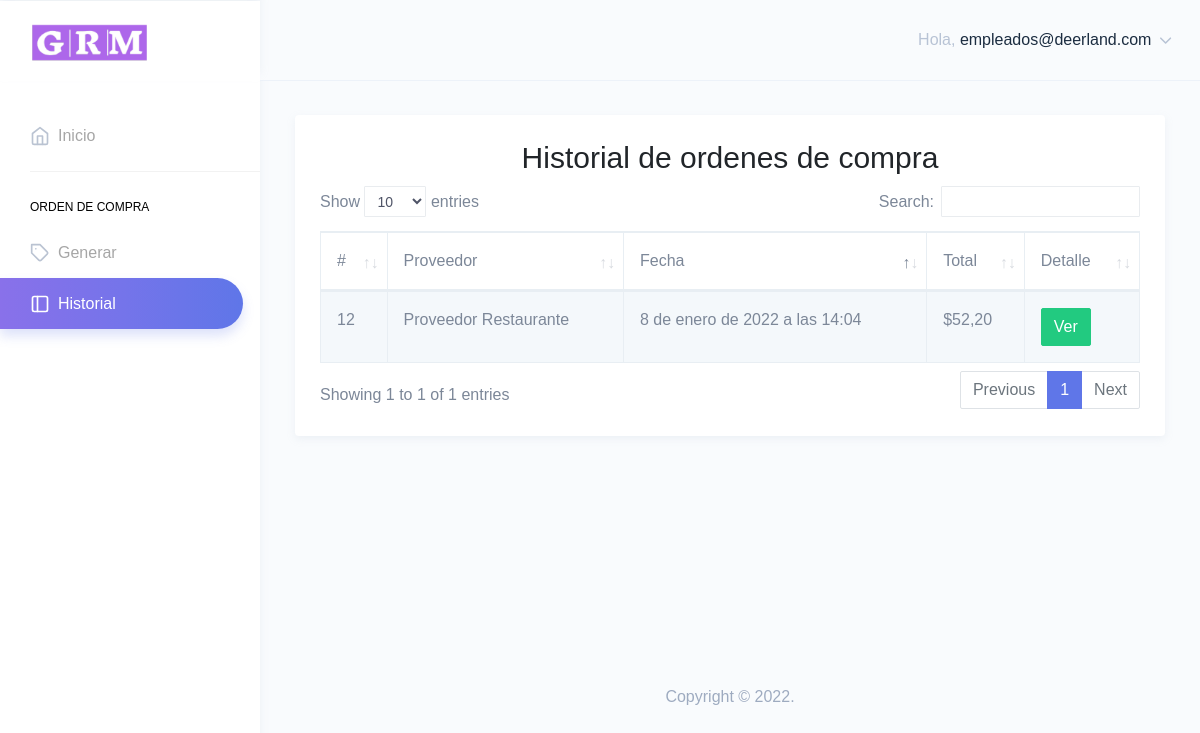
The app's page /historial-orden (signed in) with its own data.
### core/models.py (models this page shows, shortened)
class Orden(models.Model):
    idOrden = models.AutoField(primary_key=True)
    subtotal = models.FloatField(verbose_name = "Subtotal", default=0)
    total = models.FloatField(verbose_name = "Total", default=0)
    iva = models.FloatField(verbose_name = "IVA", default=0)
    fecha = models.DateTimeField(auto_now_add=True, verbose_name = "Fecha de orden")
    condiciones = models.CharField(max_length=250, verbose_name = "Condiciones")
    idDepartamento = models.ForeignKey(Departamento, on_delete = models.CASCADE, related_name='ordenes')
    estatus = models.CharField(max_length=50, verbose_name = "Estatus")
    observacion = models.CharField(max_length = 200, verbose_name = "Observaciones")
    firma = models.CharField(max_length = 50, verbose_name = "Firma")
    idSolicitud = models.PositiveIntegerField(default= 0, verbose_name = "Solicitud")
    idProveedor = models.ForeignKey("core.Proveedor", on_delete = models.CASCADE, related_name='ordenes')
    class Meta:
        verbose_name = 'Orden'
        verbose_name_plural = 'Ordenes'

class Proveedor(models.Model):
    idProveedor = models.AutoField(primary_key=True)
    nombre = models.CharField(max_length=250, verbose_name = "Nombre Proveedor")
    correo = models.CharField(max_length=250, verbose_name = "Correo")
    telefono = models.CharField(max_length=10, verbose_name = "Telefono")
    class Meta:
        verbose_name = 'Proveedor'
        verbose_name_plural = 'Proveedores'

### core/views.py (the view)
# urls.py: path('historial-orden', views.historial_orden, name="historial_orden"),
@login_required(login_url='login')
def historial_orden(request):
    ordenes = Orden.objects.filter(idDepartamento=request.user.departamento);
    context = {'ordenes':ordenes}
    return render(request, 'core/historial.html', context)

### core/templates/core/historial.html (shortened to what this page needs)
{% extends 'core/base.html' %}
{% load static %}
{% block content %}
<div class="row">
    <div class="col-12">
        <div class="card">
            <div class="card-body">
                <h2 class="card-title text-center">Historial de ordenes de compra</h2>
                <div class="table-responsive">
                    <table id="zero_config" class="table table-striped table-bordered no-wrap">
                        <thead>
                            <tr>
                                <th>#</th>
                                <th>Proveedor</th>
                                <th>Fecha</th>
                                <th>Total</th>
                                <th>Detalle</th>
                            </tr>
                        </thead>
                        <tbody>
                            {% for orden in ordenes %}
                            <tr>
                                <td>{{ orden.idOrden }}</td>
                                <td>{{ orden.idProveedor.nombre }}</td>
                                <td>{{ orden.fecha }}</td>
                                <td>${{ orden.total |floatformat:-2 }}</td>
                                <td>
                                    <a href="{% url 'detalle_orden' orden.pk %}" class=" btn waves-effect
                                            waves-light btn-success">Ver</a>
                                </td>
                            </tr>
                            {% endfor s%}
                        </tbody>
                    </table>
                </div>
            </div>
        </div>
    </div>
</div>
{% endblock %}

### core/templates/core/base.html (shortened to what this page needs)
<!DOCTYPE html>
<html dir="ltr" lang="en">
<head>
    {% load static %}
    <link href="{% static 'core/assets/extra-libs/c3/c3.min.css' %}" rel="stylesheet">
    <link href="{% static 'core/assets/libs/chartist/dist/chartist.min.css' %}" rel="stylesheet">
    <link href="{% static 'core/assets/extra-libs/jvector/jquery-jvectormap-2.0.2.css' %}" rel="stylesheet" />
    <link href="{% static 'core/dist/css/style.min.css' %}" rel="stylesheet">
    <link href="https://cdn.jsdelivr.net/npm/select2@4.1.0-rc.0/dist/css/select2.min.css" rel="stylesheet" />
    <link href="https://cdn.jsdelivr.net/npm/select2@4.1.0-rc.0/dist/css/select2.min.css" rel="stylesheet" />
    <link rel="stylesheet"
        href="https://cdn.jsdelivr.net/npm/@ttskch/select2-bootstrap4-theme@x.x.x/dist/select2-bootstrap4.min.css">
    <link href="{% static 'core/assets/extra-libs/datatables.net-bs4/css/dataTables.bootstrap4.css' %} "
        rel="stylesheet">
</head>
<body>
    <div id="main-wrapper" data-theme="light" data-layout="vertical" data-navbarbg="skin6" data-sidebartype="full"
        data-sidebar-position="fixed" data-header-position="fixed" data-boxed-layout="full">
        <header class="topbar" data-navbarbg="skin6">
            <nav class="navbar top-navbar navbar-expand-md">
                <div class="navbar-header" data-logobg="skin6">
                    <div class="navbar-brand">
                        <a href=" {% url 'admindashboard' %}">
                            <b class="logo-icon">
                                <img src="{% static 'core/assets/images/logoproveedores.png' %}" alt="homepage"
                                    class="dark-logo" style="width: 10vw;" />
                            </b>
                        </a>
                    </div>
                </div>
                <div class="navbar-collapse collapse" id="navbarSupportedContent">
                    <ul class="navbar-nav float-right">
                        <li class="nav-item dropdown">
                            <a class="nav-link dropdown-toggle" href="javascript:void(0)" data-toggle="dropdown"
                                aria-haspopup="true" aria-expanded="false">
                                <span class="ml-2 d-none d-lg-inline-block"><span>Hola,</span> <span
                                        class="text-dark">{{request.user}}</span> <i data-feather="chevron-down"
                                        class="svg-icon"></i></span>
                            </a>
                        </li>
                    </ul>
                </div>
            </nav>
        </header>
        <aside class="left-sidebar" data-sidebarbg="skin6">
            <div class="scroll-sidebar" data-sidebarbg="skin6">
                <nav class="sidebar-nav">
                    <ul id="sidebarnav">
                        <li class="sidebar-item"> <a class="sidebar-link sidebar-link" href="{% url 'admindashboard' %}"
                                aria-expanded="false"><i data-feather="home" class="feather-icon"></i><span
                                    class="hide-menu">Inicio</span></a></li>
                        <li class="list-divider"></li>
                        <li class="nav-small-cap"><span class="hide-menu">Orden de Compra</span></li>
                        <li class="sidebar-item"> <a class="sidebar-link" href="{% url 'generar_orden' %}"
                                aria-expanded="false"><i data-feather="tag" class="feather-icon"></i><span
                                    class="hide-menu">Generar
                                </span></a>
                        </li>
                        <li class="sidebar-item"> <a class="sidebar-link sidebar-link"
                                href="{% url 'historial_orden' %}" aria-expanded="false"><i data-feather="sidebar"
                                    class="feather-icon"></i><span class="hide-menu">Historial
                                </span></a>
                        </li>
                    </ul>
                </nav>
            </div>
        </aside>
        <div class="page-wrapper">
            <div class="container-fluid">
                {% block content %}{% endblock %}
            </div>
            <footer class="footer text-center text-muted">
                Copyright © 2022.
            </footer>
        </div>
    </div>
</body>
</html>

### records on screen
Orden: idOrden "12", idProveedor.nombre "Proveedor Restaurante", fecha "8 de enero de 2022 a las 14:04", total "52,20"

### other values on screen
{{ request.user }} "empleados@deerland.com"
